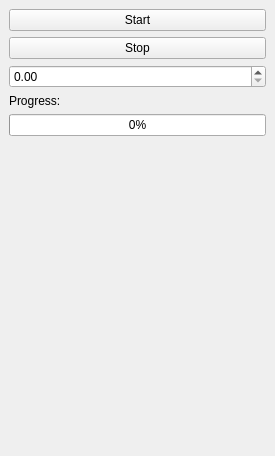
<?xml version="1.0" encoding="UTF-8"?>
<ui version="4.0">
 <class>SamplePlugin</class>
 <widget class="QDockWidget" name="SamplePlugin">
  <property name="geometry">
   <rect>
    <x>0</x>
    <y>0</y>
    <width>275</width>
    <height>456</height>
   </rect>
  </property>
  <property name="windowTitle">
   <string>DockWidget</string>
  </property>
  <widget class="QWidget" name="dockWidgetContents">
   <layout class="QVBoxLayout" name="verticalLayout_2">
    <item>
     <layout class="QVBoxLayout" name="verticalLayout">
      <item>
       <widget class="QPushButton" name="_btn0">
        <property name="text">
         <string>Start</string>
        </property>
       </widget>
      </item>
      <item>
       <widget class="QPushButton" name="_btn1">
        <property name="text">
         <string>Stop</string>
        </property>
       </widget>
      </item>
      <item>
       <layout class="QHBoxLayout" name="horizontalLayout">
        <item>
         <widget class="QDoubleSpinBox" name="_speedSpinBox"/>
        </item>
       </layout>
      </item>
      <item>
       <widget class="QLabel" name="label">
        <property name="text">
         <string>Progress:</string>
        </property>
       </widget>
      </item>
      <item>
       <widget class="QProgressBar" name="_progressBar">
        <property name="value">
         <number>0</number>
        </property>
       </widget>
      </item>
      <item>
       <spacer name="verticalSpacer">
        <property name="orientation">
         <enum>Qt::Vertical</enum>
        </property>
        <property name="sizeHint" stdset="0">
         <size>
          <width>20</width>
          <height>40</height>
         </size>
        </property>
       </spacer>
      </item>
     </layout>
    </item>
   </layout>
  </widget>
 </widget>
 <resources/>
 <connections/>
</ui>
